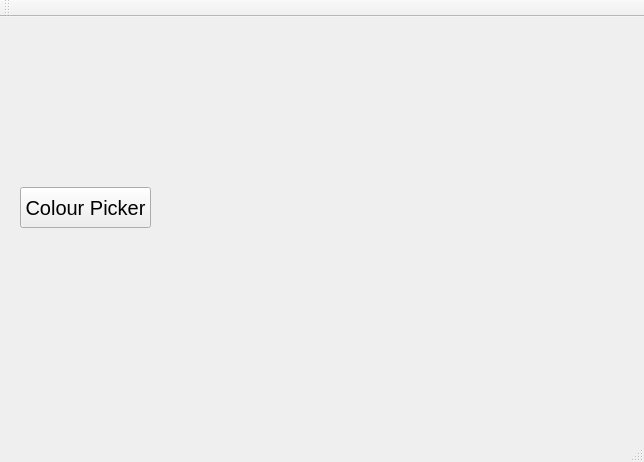
<?xml version="1.0" encoding="UTF-8"?>
<ui version="4.0">
 <class>MainWindow</class>
 <widget class="QMainWindow" name="MainWindow">
  <property name="geometry">
   <rect>
    <x>0</x>
    <y>0</y>
    <width>644</width>
    <height>462</height>
   </rect>
  </property>
  <property name="windowTitle">
   <string>MainWindow</string>
  </property>
  <widget class="QWidget" name="centralWidget">
   <widget class="QPushButton" name="pushButton">
    <property name="geometry">
     <rect>
      <x>20</x>
      <y>170</y>
      <width>131</width>
      <height>41</height>
     </rect>
    </property>
    <property name="font">
     <font>
      <pointsize>15</pointsize>
     </font>
    </property>
    <property name="text">
     <string>Colour Picker</string>
    </property>
   </widget>
   <widget class="QLabel" name="label">
    <property name="geometry">
     <rect>
      <x>200</x>
      <y>30</y>
      <width>401</width>
      <height>351</height>
     </rect>
    </property>
    <property name="text">
     <string/>
    </property>
   </widget>
  </widget>
  <widget class="QToolBar" name="mainToolBar">
   <attribute name="toolBarArea">
    <enum>TopToolBarArea</enum>
   </attribute>
   <attribute name="toolBarBreak">
    <bool>false</bool>
   </attribute>
  </widget>
  <widget class="QStatusBar" name="statusBar"/>
 </widget>
 <layoutdefault spacing="6" margin="11"/>
 <resources/>
 <connections/>
</ui>
